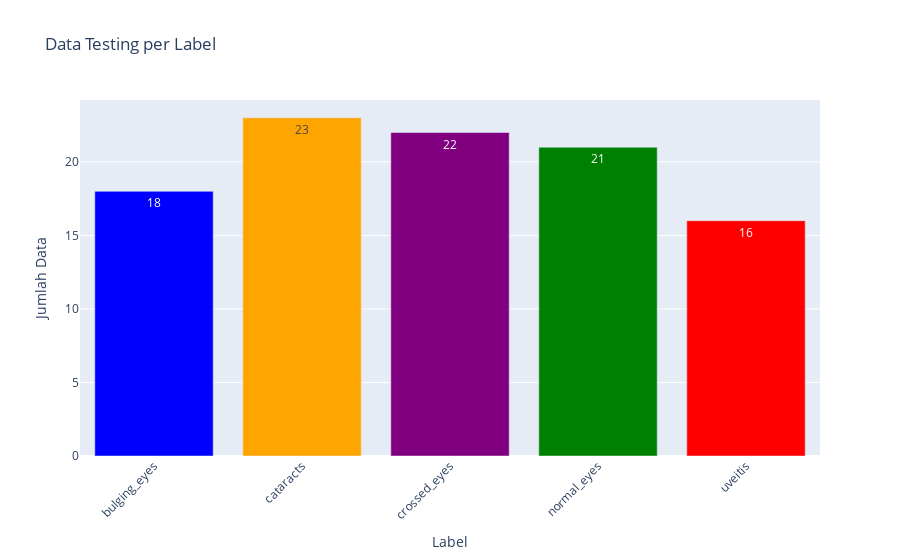

Write notebook code for a chart like this one.
### Code cell
# Hitung jumlah data per label pada testing dataset
unique, counts = np.unique(y_test, return_counts=True)
print(f"Data Testing per Label:")
for i, (label, count) in enumerate(eye_disease_labels.items()):
    print(f"\t{label}\t: {counts[i]}")

print(f"Total Data Testing\t: {len(y_test)}")

# Visualisasi bar chart dengan plotly data testing dataset per label
# Define custom colors for each label
colors = ['blue', 'orange', 'purple', 'green', 'red'] 

fig = go.Figure(data=[go.Bar(
    x=list(eye_disease_labels.keys()),
    y=counts,
    marker_color=colors,  # Assign colors to bars
    text=counts,  # Add text labels
    textposition='auto'  
)])
fig.update_layout(
    title_text="Data Testing per Label",
    xaxis_title="Label",
    yaxis_title="Jumlah Data",
    xaxis_tickangle=-45,  # Rotate x-axis labels for better readability
)
fig.show()

### Figure 1 — Plotly figure (JSON) as saved in the notebook; plotly's stock layout.template omitted (floating-point values rounded to 4 significant figures)
{"data": [{"marker": {"color": ["blue", "orange", "purple", "green", "red"]}, "text": [18, 23, 22, 21, 16], "textposition": "auto", "type": "bar", "x": ["bulging_eyes", "cataracts", "crossed_eyes", "normal_eyes", "uveitis"], "y": [18, 23, 22, 21, 16]}], "layout": {"title": {"text": "Data Testing per Label"}, "xaxis": {"tickangle": -45, "title": {"text": "Label"}}, "yaxis": {"title": {"text": "Jumlah Data"}}}}
